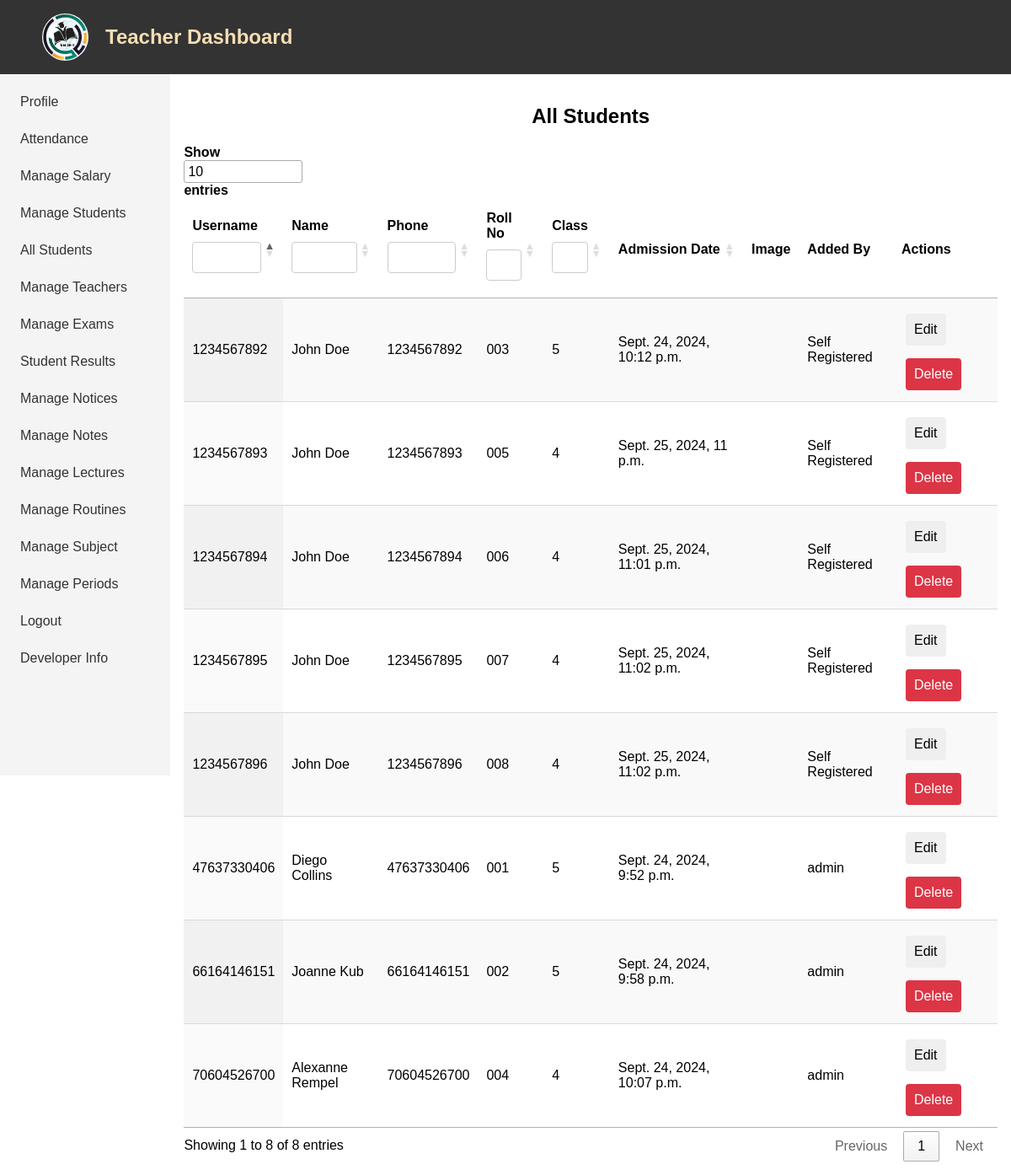
Page /all-student/ (signed in) on the committed database.
### app/models.py (models this page shows, shortened)
class Student(models.Model):
    user = models.OneToOneField(CustomUser, on_delete=models.CASCADE)
    name = models.CharField(max_length=255)
    phone = models.CharField(max_length=20)
    roll = models.CharField(max_length=50, null=True, blank=True)
    grade = models.CharField(max_length=50)
    img = models.ImageField(upload_to='student_images/', blank=True, null=True)
    added_by = models.ForeignKey(CustomUser, related_name='students_added', on_delete=models.SET_NULL, null=True, blank=True)
    fcm_token = models.CharField(max_length=255, blank=True, null=True)

class CustomUser(AbstractUser):
    is_teacher = models.BooleanField(default=False)
    is_student = models.BooleanField(default=False)

### app/views.py (the view)
# urls.py: path('all-student/', views.all_student, name='all_student'),
@login_required(login_url='teacher_login')
@user_passes_test(lambda user: user.is_staff)
def all_student(request):
    students = Student.objects.all()
    return render(request, 'all_student.html', {'students': students})

### templates/all_student.html (shortened to what this page needs)
{% extends 'base.html' %}
{% block content %}
<div class="main">
    <h2>All Students</h2>
    <table id="dataTable" class="display">
        <thead>
            <tr>
                <th>Username</th>
                <th>Name</th>
                <th>Phone</th>
                <th>Roll No</th>
                <th>Class</th>
                <th>Admission Date</th>
                <th>Image</th>
                <th>Added By</th>
                <th>Actions</th>
            </tr>
        </thead>
        <tbody>
            {% for student in students %}
            <tr id="student-row-{{ student.id }}">
                <td>{{ student.user.username }}</td>
                <td>{{ student.name }}</td>
                <td>{{ student.phone }}</td>
                <td>{{ student.roll }}</td>
                <td>{{ student.grade }}</td>
                <td>{{ student.user.date_joined }}</td>
                <td>
                </td>
                <td>{{ student.added_by|default:"Self Registered" }}</td>
                <td>
                    <button type="button" class="btn edit-btn"
                        data-student-id="{{ student.id }}"
                        data-student-name="{{ student.name }}"
                        data-student-roll="{{ student.roll }}"
                        data-student-grade="{{ student.grade }}"
                        data-student-phone="{{ student.phone }}">
                    Edit</button>
                    <form method="post" action="{% url 'delete_student' student.id %}" style="display:inline;">
                        <button type="submit" class="btn btn-danger">Delete</button>
                    </form>
                </td>
            </tr>
            {% endfor %}
        </tbody>
    </table>
</div>
{% endblock %}

### static/base.css (style rules this page uses)
body { padding: 0; margin: 0; font-family: Arial, sans-serif; }
.btn { margin: 5px; padding: 10px; margin-top: 10px; border: none; border-radius: 4px; cursor: pointer; }
.btn-danger { background-color: #dc3545; color: white; }
.main h2 { text-align: center; }
button { padding: 10px 20px; font-size: 16px; cursor: pointer; }

### rows in the picture
Student: user.username "47637330406", name "Diego Collins", phone "47637330406", roll "001", grade "5", user.date_joined "Sept. 24, 2024, 9:52 p.m.", added_by "admin"
Student: user.username "66164146151", name "Joanne Kub", phone "66164146151", roll "002", grade "5", user.date_joined "Sept. 24, 2024, 9:58 p.m.", added_by "admin"
Student: user.username "70604526700", name "Alexanne Rempel", phone "70604526700", roll "004", grade "4", user.date_joined "Sept. 24, 2024, 10:07 p.m.", added_by "admin"
Student: user.username "1234567892", name "John Doe", phone "1234567892", roll "003", grade "5", user.date_joined "Sept. 24, 2024, 10:12 p.m.", added_by "Self Registered"
Student: user.username "1234567893", name "John Doe", phone "1234567893", roll "005", grade "4", user.date_joined "Sept. 25, 2024, 11 p.m.", added_by "Self Registered"
Student: user.username "1234567894", name "John Doe", phone "1234567894", roll "006", grade "4", user.date_joined "Sept. 25, 2024, 11:01 p.m.", added_by "Self Registered"
Student: user.username "1234567895", name "John Doe", phone "1234567895", roll "007", grade "4", user.date_joined "Sept. 25, 2024, 11:02 p.m.", added_by "Self Registered"
Student: user.username "1234567896", name "John Doe", phone "1234567896", roll "008", grade "4", user.date_joined "Sept. 25, 2024, 11:02 p.m.", added_by "Self Registered"
